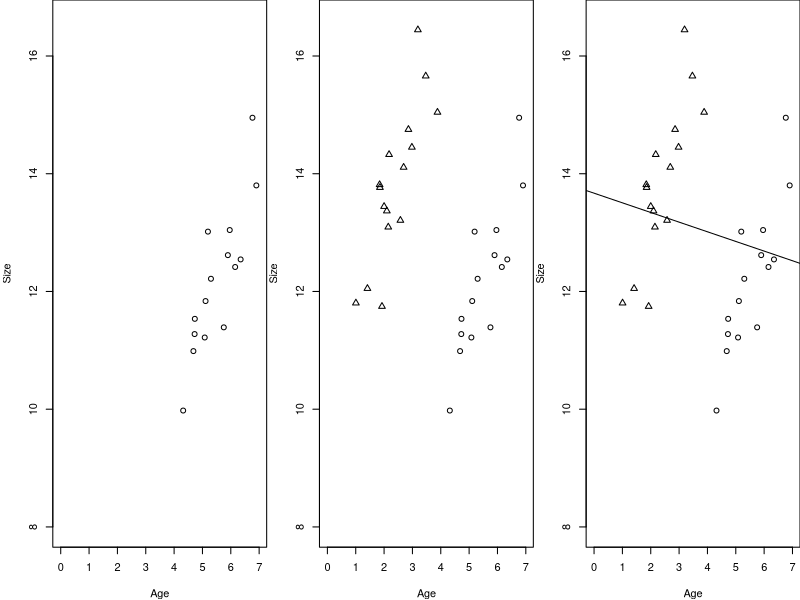
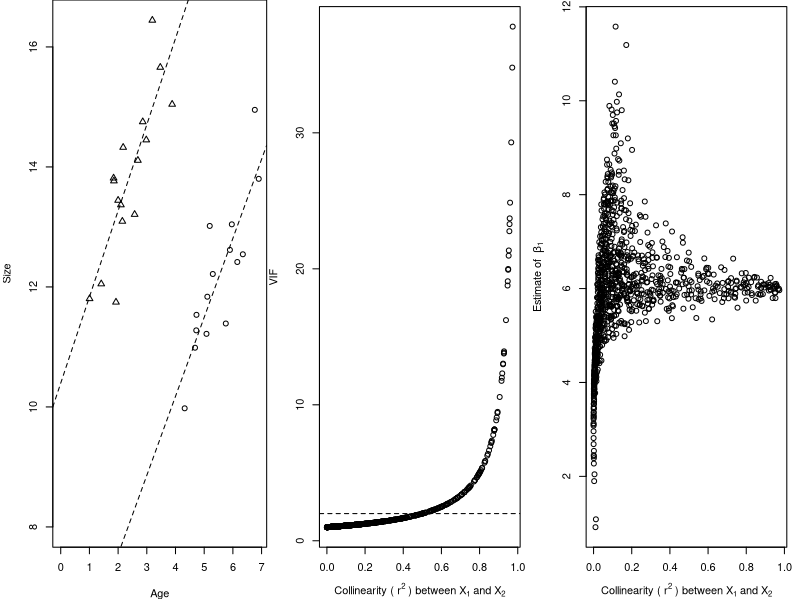
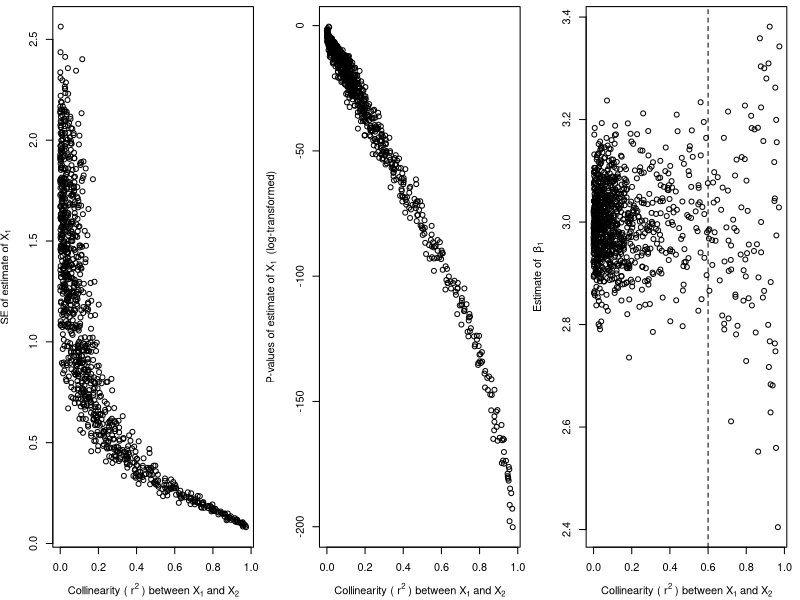
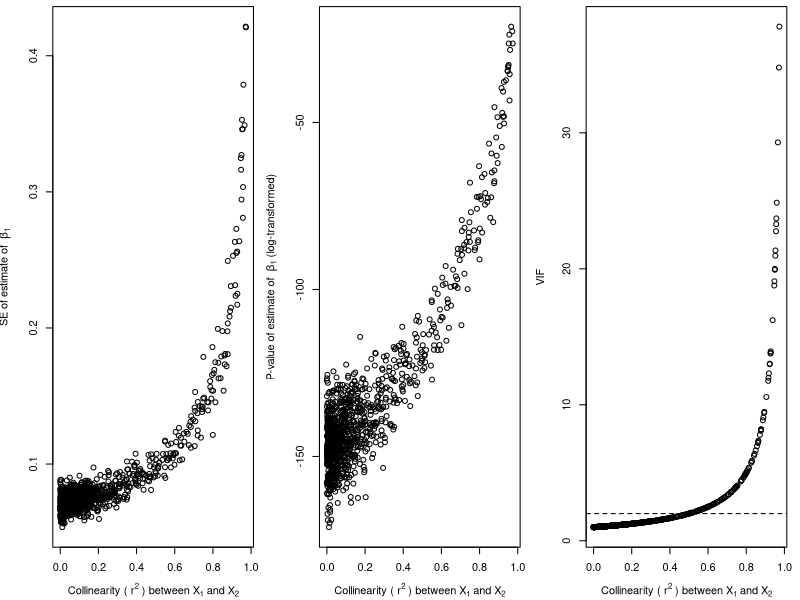
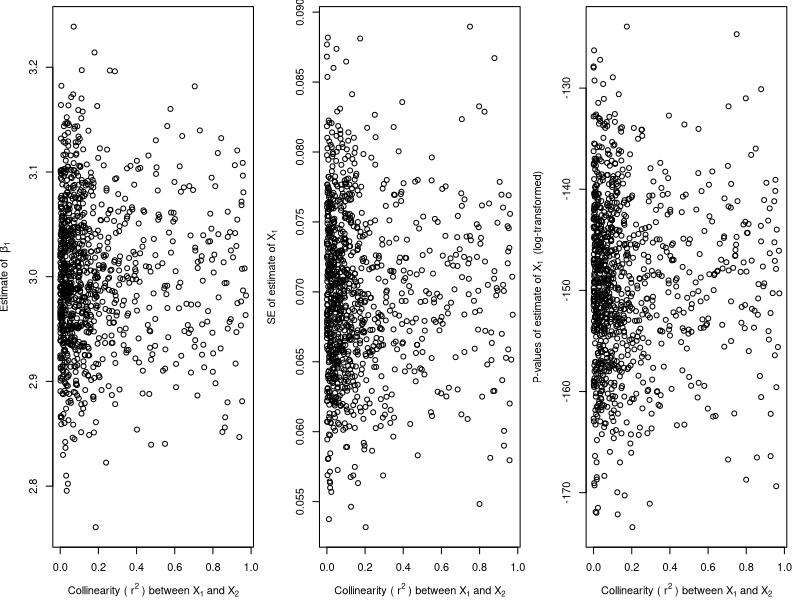
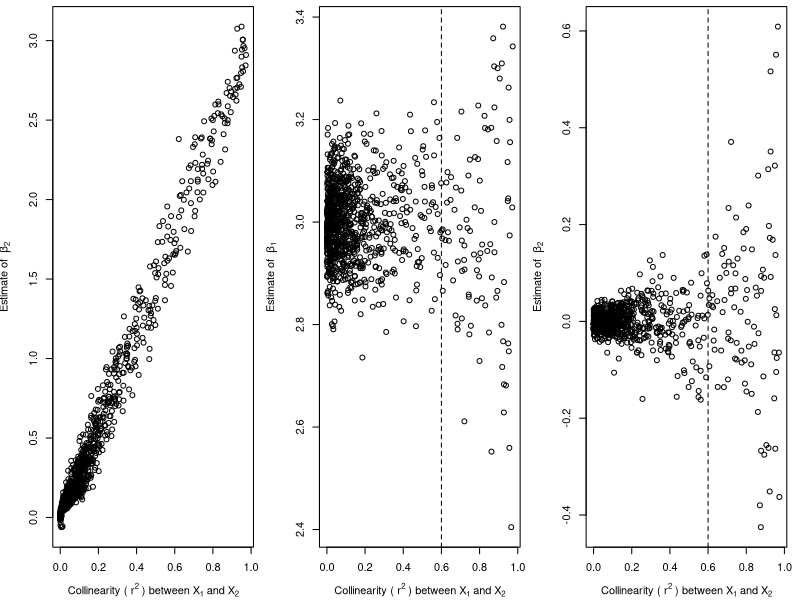
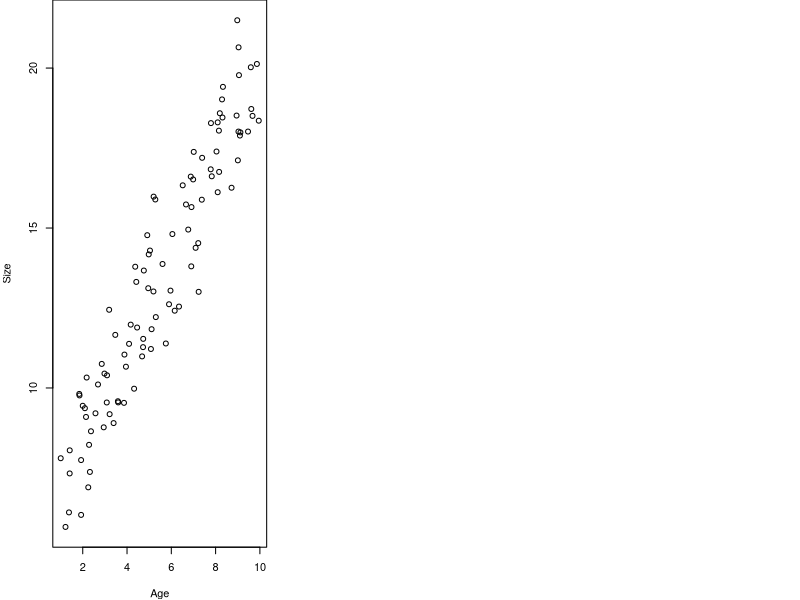

Write R code to recreate these figures, in order. (Note: this script raises an error after producing the figures.)
## ---- chunk 1

knitr::opts_chunk$set(
	echo = TRUE,
	message = FALSE,
	warning = FALSE,
	cache = TRUE
	)
## ---- chunk 2

#  NRES 710, Multi-variable Modeling - Collinearity
#     University of Nevada, Reno

## ---- chunk 3
# Set the seed for reproducibility & set graphing parameter
set.seed(123); par(mar=c(4,4,0,0)); par(mfrow=c(1,3))

# Load in the data
datum <- read.csv("lecture_12_dataset1.csv")

# Get rid of old animals for this example
datum <- subset(datum, Age < 7)

# Subset to just older females
females <- subset(datum, Sex == "Female" & Age > 4)

# Plot the data
plot(Size ~ Age, data = females,
     xlim=c(0,max(datum$Age)), ylim=c(8, max(datum$Size)), pch = 1)

# Subset to just older females
males <- subset(datum, Sex == "Male" & Age < 4)
males$Size <- males$Size + 4

# Plot the data
plot(Size ~ Age, data = females,
     xlim=c(0,max(datum$Age)), ylim=c(8, max(datum$Size)), pch = 1)
points(males$Age, males$Size, pch=2)

# Plot the data
plot(Size ~ Age, data = females,
     xlim=c(0,max(datum$Age)), ylim=c(8, max(datum$Size)), pch = 1)
points(males$Age, males$Size, pch=2)

# Bind data and run simple lm()
datum <- rbind(females, males)
results <- lm(Size ~ Age, data = datum)
abline(results)

## ---- chunk 4
# Set the seed for reproducibility & set graphing parameter
set.seed(123); par(mar=c(4,4,0,0))

# Plot the data
plot(Size ~ Age, data = females,
     xlim=c(0,max(datum$Age)), ylim=c(8, max(datum$Size)), pch = 1)
points(males$Age, males$Size, pch=2)

# Bind data and run simple lm()
datum <- rbind(females, males)
results <- lm(Size ~ Age, data = datum)

# lm() for males
results2 <- lm(Size ~ Age, data = males)
abline(results2, lty=2)

# lm() for females
results3 <- lm(Size ~ Age, data = females)
abline(results3, lty=2)

## ---- chunk 5
# Set the seed for reproducibility & set graphing parameter
set.seed(123); par(mar=c(4,4,0,0))

# Number of simulations
s <- 1000

# Empty vectors to save results from each simulation
simple_beta1 <- numeric(s)
simple_se1 <- numeric(s)
simple_p1 <- numeric(s)
multi_beta1 <- numeric(s)
multi_se1 <- numeric(s)
multi_p1 <- numeric(s)
r2 <- numeric(s)
vif <- numeric(s)

# x2 = x1 + error(0, z), where
# z can range from 0.5 (highly correlated to x1) to 20 (not correlated at ~all)
z_values <- seq(0.5, 20, length.out = s)

# Loop through each simulation replicate to measure everything
for (i in 1:s){
  
  # Number of datapoints per simulation
  n <- 100

  # x1
  x1 <- runif(n, 0, 10) # Random, uniform variable; only simulated once

  # error for y; only simulated once
  error <- rnorm(n, 0, 2)
  
  # X2 for each simulation
  x2 <- x1 + rnorm(n, 0, z_values[i])
  
  # Y for each
  y <- 10 + 3 * x1 + 3 * x2 + error

  # Simple model
  results1 <- lm(y ~ x1)
  simple_beta1[i] <- summary(results1)$coefficients[2,1]
  simple_se1[i] <- summary(results1)$coefficients[2,2]
  simple_p1[i] <- summary(results1)$coefficients[2,4]

  # Multi-variable model
  results2 <- lm(y ~ x1 + x2)
  multi_beta1[i] <- summary(results2)$coefficients[2,1]
  multi_se1[i] <- summary(results2)$coefficients[2,2]
  multi_p1[i] <- summary(results2)$coefficients[2,4]

  # R^2 between X-variables
  model_x12 <- lm(x2 ~ x1)
  r2[i] <- summary(model_x12)$r.squared
  
  # VIF for multi-variable model
  vif[i] <- car::vif(results2)["x1"]
}

## ---- chunk 6
# Set the seed for reproducibility & set graphing parameter
set.seed(123); par(mar=c(4,4,0.5,1))

# Plotting VIF against collinearity values
plot(r2, vif, xlab = expression("Collinearity ("~ r^2 ~") between" ~ X[1] ~ "and" ~ X[2]), ylab = "VIF")

# Add horizontal line for when VIF = 2
abline(h = 2, lty = 2)

## ---- chunk 7
# Set the seed for reproducibility & set graphing parameter
set.seed(123); par(mar=c(4,4,0.5,1))

# Plot beta1 estimate by collinearity values from the simple model
plot(r2, simple_beta1, xlab = expression("Collinearity ("~ r^2 ~") between" ~ X[1] ~ "and" ~ X[2]), ylab = expression("Estimate of " ~ beta[1]))

## ---- chunk 8
# Set the seed for reproducibility & set graphing parameter
set.seed(123); par(mar=c(4,4,0.5,1))

# Plot SE estimate by collinearity values from the simple model
plot(r2, simple_se1,
     xlab = expression("Collinearity ("~ r^2 ~") between" ~ X[1] ~ "and" ~ X[2]),
    ylab = expression("SE of estimate of" ~ X[1]))

## ---- chunk 9
# Set the seed for reproducibility & set graphing parameter
set.seed(123); par(mar=c(4,4,0.5,1))

# Plot p-values by collinearity values from the simple model
plot(r2, log(simple_p1),
     xlab = expression("Collinearity ("~ r^2 ~") between" ~ X[1] ~ "and" ~ X[2]),
     ylab = expression("P-values of estimate of" ~ X[1] ~ " (log-transformed)"))

## ---- chunk 10
# Set the seed for reproducibility & set graphing parameter
set.seed(123); par(mar=c(4,4,0.5,1))

# Plot beta1 estimate by collinearity values from the multi-variable model
plot(r2, multi_beta1, xlab = expression("Collinearity ("~ r^2 ~") between" ~ X[1] ~ "and" ~ X[2]), ylab = expression("Estimate of " ~ beta[1]))

# Add a horizontal line for when r^2 = 0.6
abline(v = 0.6, lty=2)

## ---- chunk 11
# Set the seed for reproducibility & set graphing parameter
set.seed(123); par(mar=c(4,4,0.5,1))

# Plot beta1 estimate by collinearity values from the multi-variable model
plot(r2, multi_se1, xlab = expression("Collinearity ("~ r^2 ~") between" ~ X[1] ~ "and" ~ X[2]), ylab = expression("SE of estimate of " ~ beta[1]))

## ---- chunk 12
# Set the seed for reproducibility & set graphing parameter
set.seed(123); par(mar=c(4,4,0.5,1))

# Plot beta1 estimate by collinearity values from the multi-variable model
plot(r2, log(multi_p1), xlab = expression("Collinearity ("~ r^2 ~") between" ~ X[1] ~ "and" ~ X[2]), ylab = expression("P-value of estimate of " ~ beta[1] ~ "(log-transformed)"))

## ---- chunk 13
# Set the seed for reproducibility & set graphing parameter
set.seed(123); par(mar=c(4,4,0,0))

# Number of simulations
s <- 1000

# Empty vectors to save results from each simulation
simple_beta1 <- numeric(s)
simple_se1 <- numeric(s)
simple_p1 <- numeric(s)
simple_beta2 <- numeric(s)
multi_beta1 <- numeric(s)
multi_beta2 <- numeric(s)
multi_se1 <- numeric(s)
multi_p1 <- numeric(s)
r2 <- numeric(s)
vif <- numeric(s)

# x2 = x1 + error(0, z), where
# z can range from 0.5 (highly correlated to x1) to 20 (not correlated at ~all)
z_values <- seq(0.5, 20, length.out = s)

# Loop through each simulation replicate to measure everything
for (i in 1:s){
  
  # Number of datapoints per simulation
  n <- 100

  # x1
  x1 <- runif(n, 0, 10) # Random, uniform variable; only simulated once

  # error for y; only simulated once
  error <- rnorm(n, 0, 2)
  
  # X2 for each simulation
  x2 <- x1 + rnorm(n, 0, z_values[i])
  
  # Y for each
  y <- 10 + 3 * x1 + error

  # Simple model of X1
  results1 <- lm(y ~ x1)
  simple_beta1[i] <- summary(results1)$coefficients[2,1]
  simple_se1[i] <- summary(results1)$coefficients[2,2]
  simple_p1[i] <- summary(results1)$coefficients[2,4]
  
  # Simple model of X2
  results2 <- lm(y ~ x2)
  simple_beta2[i] <- summary(results2)$coefficients[2,1]

  # Multi-variable model
  results3 <- lm(y ~ x1 + x2)
  multi_beta1[i] <- summary(results3)$coefficients[2,1]
  multi_beta2[i] <- summary(results3)$coefficients[3,1]
  multi_se1[i] <- summary(results3)$coefficients[2,2]
  multi_p1[i] <- summary(results3)$coefficients[2,4]

  # R^2 between X-variables
  model_x12 <- lm(x2 ~ x1)
  r2[i] <- summary(model_x12)$r.squared
  
  # VIF for multi-variable model
  vif[i] <- car::vif(results3)["x1"]
}

## ---- chunk 14
# Set the seed for reproducibility & set graphing parameter
set.seed(123); par(mar=c(4,4,0.5,1))

# Plotting VIF against collinearity values
plot(r2, vif, xlab = expression("Collinearity ("~ r^2 ~") between" ~ X[1] ~ "and" ~ X[2]), ylab = "VIF")

# Add horizontal line for when VIF = 2
abline(h = 2, lty = 2)

## ---- chunk 15
# Set the seed for reproducibility & set graphing parameter
set.seed(123); par(mar=c(4,4,0.5,1))

# Plot beta1 estimate by collinearity values from the simple model
plot(r2, simple_beta1, xlab = expression("Collinearity ("~ r^2 ~") between" ~ X[1] ~ "and" ~ X[2]), ylab = expression("Estimate of " ~ beta[1]))

## ---- chunk 16
# Set the seed for reproducibility & set graphing parameter
set.seed(123); par(mar=c(4,4,0.5,1))

# Plot SE estimate by collinearity values from the simple model
plot(r2, simple_se1,
     xlab = expression("Collinearity ("~ r^2 ~") between" ~ X[1] ~ "and" ~ X[2]),
    ylab = expression("SE of estimate of" ~ X[1]))

## ---- chunk 17
# Set the seed for reproducibility & set graphing parameter
set.seed(123); par(mar=c(4,4,0.5,1))

# Plot p-values by collinearity values from the simple model
plot(r2, log(simple_p1),
     xlab = expression("Collinearity ("~ r^2 ~") between" ~ X[1] ~ "and" ~ X[2]),
     ylab = expression("P-values of estimate of" ~ X[1] ~ " (log-transformed)"))

## ---- chunk 18
# Set the seed for reproducibility & set graphing parameter
set.seed(123); par(mar=c(4,4,0.5,1))

# Plot beta1 estimate by collinearity values from the simple model
plot(r2, simple_beta2, xlab = expression("Collinearity ("~ r^2 ~") between" ~ X[1] ~ "and" ~ X[2]), ylab = expression("Estimate of " ~ beta[2]))

## ---- chunk 19
# Set the seed for reproducibility & set graphing parameter
set.seed(123); par(mar=c(4,4,0.5,1))

# Plot beta1 estimate by collinearity values from the simple model
plot(r2, multi_beta1, xlab = expression("Collinearity ("~ r^2 ~") between" ~ X[1] ~ "and" ~ X[2]), ylab = expression("Estimate of " ~ beta[1]))

# Add line to indicate the start of variance inflation
abline(v = 0.6, lty = 2)

## ---- chunk 20
# Set the seed for reproducibility & set graphing parameter
set.seed(123); par(mar=c(4,4,0.5,1))

# Plot beta1 estimate by collinearity values from the simple model
plot(r2, multi_beta2, xlab = expression("Collinearity ("~ r^2 ~") between" ~ X[1] ~ "and" ~ X[2]), ylab = expression("Estimate of " ~ beta[2]))

# Add line to indicate the start of variance inflation
abline(v = 0.6, lty = 2)

## ---- chunk 21
par(mar=c(4,4,0,0))

# Read in the data
datum <- read.csv("lecture_12_dataset1.csv")

# Examine the data
head(datum, 10)

# Plot the data
plot(Size ~ Age, data = datum)

## ---- chunk 22
# Run lm() for different pairs of X-variables
results <- lm(Age ~ Sex, data = datum)
summary(results)

## ---- chunk 23
# Run lm() for different pairs of X-variables
results <- lm(Age ~ MotherSize, data = datum)
summary(results)

## ---- chunk 24
# Create new dataframe without categorical x-variable (Sex) and
# without the response variable (Size)
datum2 <- subset(datum, select = -Sex)
datum2 <- subset(datum2, select = -Size)

# Examine new subsetted data
head(datum2)

# Correlation matrix - runs a simple 'lm()' between each pair of X-variables
cor(datum2)

# Squaring this produces the usual r^2 metric we are familiar with.
cor(datum2)^2
# These values are the same as the r^2 from our summary(results) objects above.

## ---- chunk 25
# Download 'car' by uncommenting the next line and running it through your console
# install.packages("car", dependencies=TRUE)

## ---- chunk 26
# Full linear model with all X-variables
results <- lm(Size ~ Age + Sex + MotherSize + FatherSize, data = datum)

# Use the VIF function from 'car'
# using 'car::vif()' will tell R to call the function 'vif()' from the package 'car' specifically
# this allows you to avoid having to run a 'library(car)' call
car::vif(results)
# These VIF values are above the 'rule-of-thumb' VIF = 2, so we should be aware
# that we have collinearity in our data.

## ---- chunk 27
# Square-root this to get VIF in terms of Standard Error
car::vif(results)^0.5

## ---- chunk 28
# Simple linear model of Size ~ Age
results <- lm(Size ~ Age, data = datum)
summary(results)

## ---- chunk 29
# Simple linear model of Size ~ MotherSize
results <- lm(Size ~ MotherSize, data = datum)
summary(results)

## ---- chunk 30
# Simple linear model of Size ~ MotherSize
results <- lm(Size ~ Age + MotherSize, data = datum)
summary(results)

## ---- chunk 31
# Simple linear model of Size ~ MotherSize
results <- lm(Size ~ Age + Sex + MotherSize + FatherSize, data = datum)
summary(results)



## ---- chunk 32
################################ 'Truth' ################################### 
### Lecture 12: code to simulate collinear data and to demonstrate how
### failing to account for collinearity influences estimates and uncertainty

## Simulation Exercise 1

# Set the seed for reproducibility
set.seed(123)

# Number of simulations
s <- 1000

# Empty vectors to save results from each simulation
simple_beta1 <- numeric(s)
simple_se1 <- numeric(s)
simple_p1 <- numeric(s)
multi_beta1 <- numeric(s)
multi_se1 <- numeric(s)
multi_p1 <- numeric(s)
r2 <- numeric(s)
vif <- numeric(s)

# x2 = x1 + error(0, z), where
# z can range from 0.5 (highly correlated to x1) to 20 (not correlated at ~all)
z_values <- seq(0.5, 20, length.out = s)

# Loop through each simulation replicate to measure everything
for (i in 1:s){
  
  # Number of datapoints per simulation
  n <- 100

  # x1
  x1 <- runif(n, 0, 10) # Random, uniform variable; only simulated once

  # error for y; only simulated once
  error <- rnorm(n, 0, 2)
  
  # X2 for each simulation
  x2 <- x1 + rnorm(n, 0, z_values[i])
  
  # Y for each
  y <- 10 + 3 * x1 + 3 * x2 + error

  # Simple model
  results1 <- lm(y ~ x1)
  simple_beta1[i] <- summary(results1)$coefficients[2,1]
  simple_se1[i] <- summary(results1)$coefficients[2,2]
  simple_p1[i] <- summary(results1)$coefficients[2,4]

  # Multi-variable model
  results2 <- lm(y ~ x1 + x2)
  multi_beta1[i] <- summary(results2)$coefficients[2,1]
  multi_se1[i] <- summary(results2)$coefficients[2,2]
  multi_p1[i] <- summary(results2)$coefficients[2,4]

  # R^2 between X-variables
  model_x12 <- lm(x2 ~ x1)
  r2[i] <- summary(model_x12)$r.squared
  
  # VIF for multi-variable model
  vif[i] <- car::vif(results2)["x1"]
}

## Simulation Exercise 2

# Set seed
set.seed(123)

# Number of simulations
s <- 1000

# Empty vectors to save results from each simulation
simple_beta1 <- numeric(s)
simple_se1 <- numeric(s)
simple_p1 <- numeric(s)
simple_beta2 <- numeric(s)
multi_beta1 <- numeric(s)
multi_beta2 <- numeric(s)
multi_se1 <- numeric(s)
multi_p1 <- numeric(s)
r2 <- numeric(s)
vif <- numeric(s)

# x2 = x1 + error(0, z), where
# z can range from 0.5 (highly correlated to x1) to 20 (not correlated at ~all)
z_values <- seq(0.5, 20, length.out = s)

# Loop through each simulation replicate to measure everything
for (i in 1:s){
  
  # Number of datapoints per simulation
  n <- 100

  # x1
  x1 <- runif(n, 0, 10) # Random, uniform variable; only simulated once

  # error for y; only simulated once
  error <- rnorm(n, 0, 2)
  
  # X2 for each simulation
  x2 <- x1 + rnorm(n, 0, z_values[i])
  
  # Y for each
  y <- 10 + 3 * x1 + error

  # Simple model of X1
  results1 <- lm(y ~ x1)
  simple_beta1[i] <- summary(results1)$coefficients[2,1]
  simple_se1[i] <- summary(results1)$coefficients[2,2]
  simple_p1[i] <- summary(results1)$coefficients[2,4]
  
  # Simple model of X2
  results2 <- lm(y ~ x2)
  simple_beta2[i] <- summary(results2)$coefficients[2,1]

  # Multi-variable model
  results3 <- lm(y ~ x1 + x2)
  multi_beta1[i] <- summary(results3)$coefficients[2,1]
  multi_beta2[i] <- summary(results3)$coefficients[3,1]
  multi_se1[i] <- summary(results3)$coefficients[2,2]
  multi_p1[i] <- summary(results3)$coefficients[2,4]

  # R^2 between X-variables
  model_x12 <- lm(x2 ~ x1)
  r2[i] <- summary(model_x12)$r.squared
  
  # VIF for multi-variable model
  vif[i] <- car::vif(results3)["x1"]
}

## Data for analysis in class
# Set the seed for reproducibility & set graphing parameter
set.seed(123)

# This is similar to the Age, Sex, and Size data we simulated for last class.
# There is no collinearity between Age and Sex.

# X-variables
n <- 50
Sex <- c(rep("Female", n), rep("Male", n))
Age <- runif(n * 2, 1, 10)
dummy <- data.frame(model.matrix(~ Sex - 1))
colnames(dummy) <- c("Female", "Male")

# However, there are now two additional X-variables: MotherSize and FatherSize
# And both of those variables are a function of Age
MotherSize <- rnorm(n * 2, Age - 5, 1)
FatherSize <- rnorm(n * 2, Age, 1)

# All of these variables influence size, so they are all examples of confounding variables.

# Simulate error
Error <- rnorm(n * 2, 0, 1.2)

# Predict Y
Response <- 4 + 1.5 * Age + 2.5 * dummy$Male + 0.2 * MotherSize + 0.2 * FatherSize + Error

# Dataframe
datum <- data.frame(Age = Age, Sex = Sex, Male = dummy$Male, MotherSize = MotherSize, FatherSize = FatherSize, Size = Response)

# Save the data
write.csv(datum, "lecture_12_dataset1.csv", row.names = FALSE)
